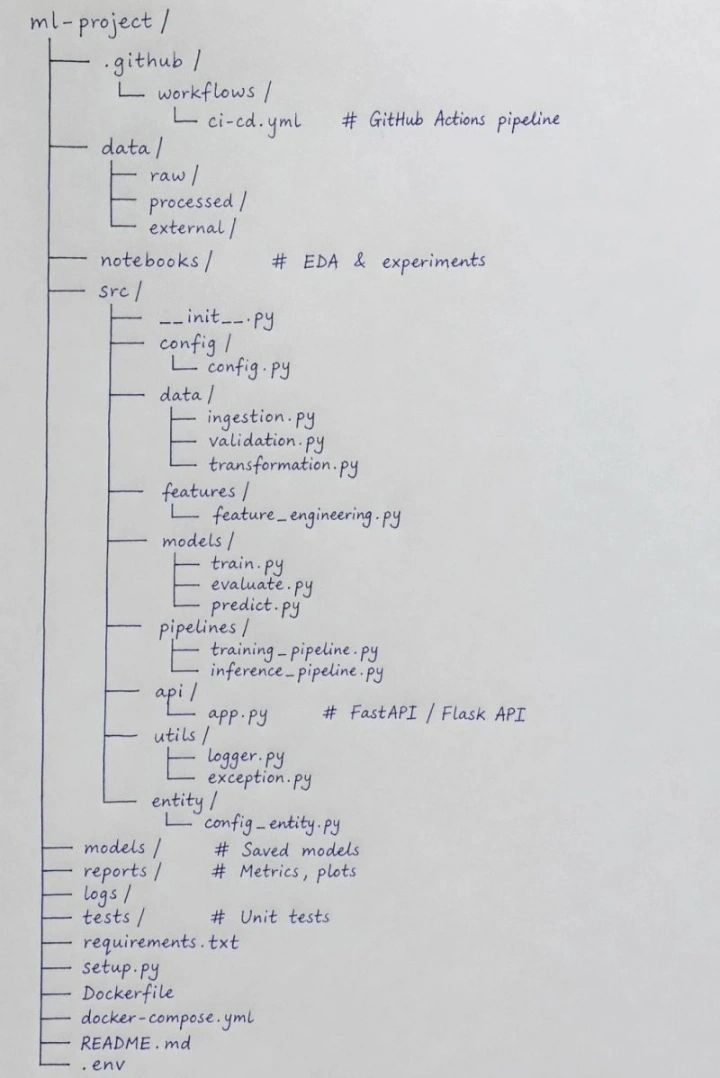
#> input picture 1777742595668.jpeg, 720 x 1078 px, found by its file name
$ jupyter execute --allow-errors Chapter5.ipynb
#> lines starting #> are read from the running program, lines starting #| are printed output that depends on the picture
# **CHAPTER 5: Support Vector Machines**

**SVM finds the separating line (or plane) that maximizes the distance between classes, and this line is determined only by the closest training points called support vectors.**

Remember for Exams

- Decision Boundary → The line separating classes.
- Margin → Distance between classes and the boundary.
- Large Margin Classification → Choosing the widest possible margin.
- Support Vectors → Closest data points to the boundary.
- Goal of SVM → Maximize the margin to improve generalization on unseen data.

## **Soft Margin Classification**

### **Easy Memory Trick**
- Hard Margin = Strict Teacher → No mistakes allowed.
- Soft Margin = Practical Teacher → A few mistakes are okay if overall performance is better.

| Feature                            | Hard Margin | Soft Margin    |
| ---------------------------------- | ----------- | -------------- |
| Misclassification Allowed?         | No          | Yes            |
| Handles Outliers?                  | Poorly      | Well           |
| Requires Perfectly Separable Data? | Yes         | No             |
| Generalization                     | Often Worse | Usually Better |
| Used in Practice?                  | Rarely      | Very Common    |

### **The C Parameter**

- The parameter C controls how strict the SVM is.

**Large C**
- Tries to classify every point correctly.
- Behaves more like Hard Margin.
- Smaller margin.
- More sensitive to outliers.

**Small C**
- Allows more violations.
- Wider margin.
- More tolerant of outliers.
- Better generalization in many cases.

The Trade-off: A bunch of points (the circled ones) end up sitting right inside the street. These are called margin violations.

[cell 1]
import numpy as np
import pandas as pd
from sklearn.preprocessing import StandardScaler
from sklearn.model_selection import train_test_split
from sklearn.svm import LinearSVC
from sklearn import datasets
from sklearn.pipeline import Pipeline

iris = datasets.load_iris()

X = iris['data'][:, (2,3)]
y = (iris["target"] == 2).astype(np.float64)

[cell 2]
svm_clf = Pipeline((
    ('scaler', StandardScaler()),
    ('LinearSVC', LinearSVC(C=1, loss='hinge'))
))

[cell 3]
svm_clf.fit(X, y)

[cell 4]
svm_clf.predict([[5.5, 1.7]])

## **Nonlinear SVM Classification**

[cell 5]
from sklearn.datasets import make_moons
from sklearn.pipeline import Pipeline
from sklearn.preprocessing import PolynomialFeatures


poly_svm_clf = Pipeline((
    ('poly_features', PolynomialFeatures(degree=3)),
    ('scaler', StandardScaler()),
    ('svm_clf', LinearSVC(C=0.10000, loss='hinge'))
))

poly_svm_clf.fit(X, y)

[cell 6]
import matplotlib.pyplot as plt

def plot_predictions(clf, axes):
    """Generates a grid of points and plots the decision boundary."""
    # 1. Create a dense grid of points over the feature space
    x0s = np.linspace(axes[0], axes[1], 100)
    x1s = np.linspace(axes[2], axes[3], 100)
    x0, x1 = np.meshgrid(x0s, x1s)

    # 2. Flatten the grid to pass through the pipeline
    X_grid = np.c_[x0.ravel(), x1.ravel()]

    # 3. Predict the class and get the raw decision scores
    y_pred = clf.predict(X_grid).reshape(x0.shape)
    y_decision = clf.decision_function(X_grid).reshape(x0.shape)

    # 4. Plot the filled decision regions (light blue/red tinted background)
    plt.contourf(x0, x1, y_pred, cmap=plt.cm.brg, alpha=0.2)

    # 5. Plot the solid decision boundary (where score = 0) and margins (where score = +/-1)
    plt.contour(x0, x1, y_decision, levels=[-1, 0, 1], alpha=0.8,
                linestyles=['--', '-', '--'], colors=['black', 'black', 'black'])

# --- How to use it with your data ---

# Set your plot limits based on your actual data ranges [xmin, xmax, ymin, ymax]
# For example, if you are using the moon dataset or iris petal data:
axes_limits = [X[:, 0].min() - 0.5, X[:, 0].max() + 0.5,
               X[:, 1].min() - 0.5, X[:, 1].max() + 0.5]

plt.figure(figsize=(8, 5))

# Plot your background decision boundary
plot_predictions(poly_svm_clf, axes_limits)

# Plot your actual scatter points on top
plt.scatter(X[y == 0, 0], X[y == 0, 1], marker="s", color="yellow", label="Class 0", edgecolors='k')
plt.scatter(X[y == 1, 0], X[y == 1, 1], marker="^", color="purple", label="Class 1", edgecolors='k')

plt.xlabel("Feature 1")
plt.ylabel("Feature 2")
plt.legend(loc="upper left")
plt.title(f"LinearSVC with Degree 3 Polynomial Features (C=100)")
plt.grid(True, linestyle='--', alpha=0.5)

plt.show()
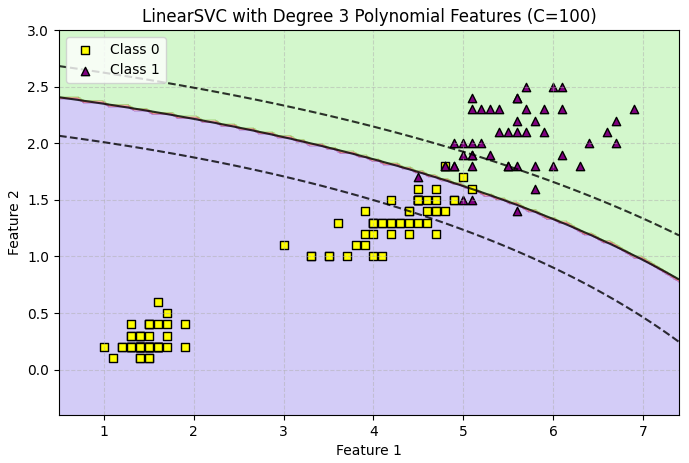
#> figure drawn by matplotlib, 1 panel

# **Polynomial Kernel**

[cell 7]
from sklearn.svm import SVC

poly_svc_clf = Pipeline((
    ('scaler', StandardScaler()),
    ('svm_clf', SVC(kernel='poly', degree=10, coef0=1, C=10))
))

poly_svc_clf.fit(X, y)

[cell 8]
# --- How to use it with your data ---

# Set your plot limits based on your actual data ranges [xmin, xmax, ymin, ymax]
# For example, if you are using the moon dataset or iris petal data:
axes_limits = [X[:, 0].min() - 0.5, X[:, 0].max() + 0.5,
               X[:, 1].min() - 0.5, X[:, 1].max() + 0.5]

plt.figure(figsize=(8, 5))

# Plot your background decision boundary
plot_predictions(poly_svc_clf, axes_limits)

# Plot your actual scatter points on top
plt.scatter(X[y == 0, 0], X[y == 0, 1], marker="s", color="yellow", label="Class 0", edgecolors='k')
plt.scatter(X[y == 1, 0], X[y == 1, 1], marker="^", color="purple", label="Class 1", edgecolors='k')

plt.xlabel("Feature 1")
plt.ylabel("Feature 2")
plt.legend(loc="upper left")
plt.title(f"SVC with Degree 3 Polynomial Features (C=5)")
plt.grid(True, linestyle='--', alpha=0.5)

plt.show()
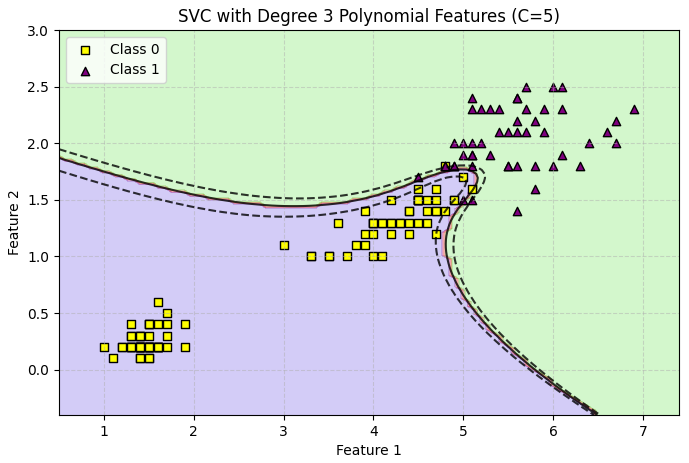
#> figure drawn by matplotlib, 1 panel

## **Adding Similarity Features Or Similarity Function**
- Another technique to tackle nonlinear problems is to add features computed using a similarity function that measures how much each instance resembles a particular landmark

Gaussian Radial Basis Function (RBF)
with γ

## **Gaussian RBF Kernel**

[cell 9]
rbf_kernel_svm_clf = Pipeline((
("scaler", StandardScaler()),
("svm_clf", SVC(kernel="rbf", gamma=5, C=1))
))
rbf_kernel_svm_clf.fit(X, y)

[cell 10]
# --- How to use it with your data ---

# Set your plot limits based on your actual data ranges [xmin, xmax, ymin, ymax]
# For example, if you are using the moon dataset or iris petal data:
axes_limits = [X[:, 0].min() - 0.5, X[:, 0].max() + 0.5,
               X[:, 1].min() - 0.5, X[:, 1].max() + 0.5]

plt.figure(figsize=(8, 5))

# Plot your background decision boundary
plot_predictions(rbf_kernel_svm_clf, axes_limits)

# Plot your actual scatter points on top
plt.scatter(X[y == 0, 0], X[y == 0, 1], marker="s", color="yellow", label="Class 0", edgecolors='k')
plt.scatter(X[y == 1, 0], X[y == 1, 1], marker="^", color="purple", label="Class 1", edgecolors='k')

plt.xlabel("Feature 1")
plt.ylabel("Feature 2")
plt.legend(loc="upper left")
plt.title(f"RBF Kernal with Gamma 5, Similarity Features (C=1)")
plt.grid(True, linestyle='--', alpha=0.5)

plt.show()
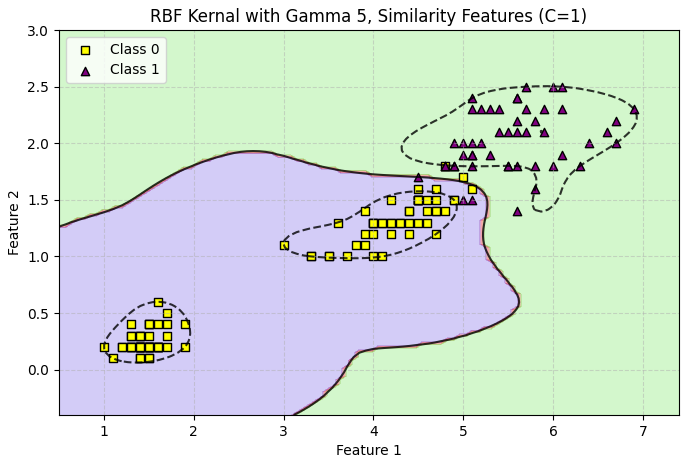
#> figure drawn by matplotlib, 1 panel

# **SVM Regression**

[cell 11]
print(X[95:105], "  ", y[95:105])

[cell 12]
from sklearn.svm import LinearSVR

svm_reg = LinearSVR(epsilon=1.5)
svm_reg.fit(X, y)

[cell 13]
import numpy as np
import matplotlib.pyplot as plt
from sklearn.pipeline import Pipeline
from sklearn.preprocessing import PolynomialFeatures, StandardScaler
from sklearn.svm import SVR

poly_svm_reg = Pipeline([
    ("poly_features", PolynomialFeatures(degree=2, include_bias=False)),
    ("scaler", StandardScaler()),
    ("svm_reg", SVR(kernel="linear", C=100, epsilon=0.1)) # Change C to 0.01 to see the right plot
])

poly_svm_reg.fit(X, y)

[cell 14]
def plot_svm_regression_2d(svm_reg, X, y, axes):
    """Plots a 2D dataset and overlays the SVR prediction surface as a contour."""
    # 1. Create a dense 2D grid covering both features
    x0s = np.linspace(axes[0], axes[1], 100)
    x1s = np.linspace(axes[2], axes[3], 100)
    x0, x1 = np.meshgrid(x0s, x1s)

    # 2. Combine them into a 2-column input matrix to satisfy the pipeline
    X_grid = np.c_[x0.ravel(), x1.ravel()]

    # 3. Predict y values across the entire grid surface
    y_pred = svm_reg.predict(X_grid).reshape(x0.shape)

    # 4. Extract epsilon to calculate the margin boundaries
    epsilon = svm_reg.named_steps["svm_reg"].epsilon

    # 5. Plot the prediction surface as filled contours (the darker the color, the higher the predicted y)
    contour = plt.contourf(x0, x1, y_pred, levels=20, cmap="twilight_r", alpha=0.6)
    plt.colorbar(contour, label="Predicted value ($\hat{y}$)")

    # 6. Scatter your actual data points on top (colored by their true 'y' value)
    scatter = plt.scatter(X[:, 0], X[:, 1], c=y.ravel(), s=50, cmap="twilight_r", edgecolors="k", linewidth=0.8)

    plt.axis(axes)
    plt.xlabel("Feature 1 ($x_1$)")
    plt.ylabel("Feature 2 ($x_2$)")
    plt.grid(True, linestyle="--", alpha=0.3)

# --- Execute the Updated Plotting ---
plt.figure(figsize=(9, 6))

# Define limits for both Feature 1 and Feature 2: [x1_min, x1_max, x2_min, x2_max]
axes_limits = [X[:, 0].min() - 0.5, X[:, 0].max() + 0.5,
               X[:, 1].min() - 0.5, X[:, 1].max() + 0.5]

plot_svm_regression_2d(poly_svm_reg, X, y, axes_limits)
plt.title(r"SVR 2D Prediction Surface (degree=2, $\epsilon=0.1$)")
plt.show()
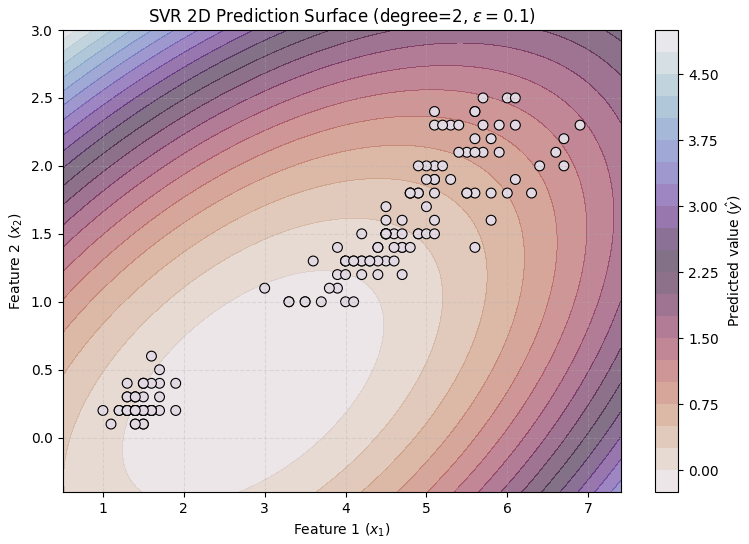
#> figure drawn by matplotlib, 2 panels

[cell 15]
import numpy as np
import matplotlib.pyplot as plt
from mpl_toolkits.mplot3d import Axes3D

# 1. Define the input data points
x_coords = np.array([1, 2, 3, 4, 5])
y_coords = np.array([2, 4, 6, 8, 10])
z_coords = np.array([3, 5, 7, 9, 11])

# 2. Create a grid for the 3D surface plot
X, Y = np.meshgrid(np.linspace(1, 5, 20), np.linspace(2, 10, 20))

# 3. Define a linear decision function plane h = w1*X + w2*Y + b
Z_plane = 1.5 * X + 0.2 * Y - 2.0

# 4. Set up the plot
fig = plt.figure(figsize=(10, 8))
ax = fig.add_subplot(111, projection='3d')

# 5. Plot the decision function surface (the grid plane)
surf = ax.plot_surface(X, Y, Z_plane, cmap='viridis', alpha=0.6,
                       edgecolor='white', linewidth=0.5)

# 6. Plot the reference zero-plane (the yellow/green flat plane where h=0)
Z_zero = np.zeros_like(X)
ax.plot_surface(X, Y, Z_zero, color='yellow', alpha=0.3, shade=False)

# 7. Highlight the Decision Boundary (where the two planes intersect: h = 0)
ax.contour(X, Y, Z_plane, levels=[0], colors=['white'], linewidths=3, linestyles='solid')

# 8. Highlight the Margin Boundaries (where h = 1 and h = -1)
ax.contour(X, Y, Z_plane, levels=[-1, 1], colors=['white'], linewidths=1.5, linestyles='dashed')

# 9. Plot data points dynamically matching sliced array shapes
ax.scatter(x_coords[:2], y_coords[:2], np.zeros_like(x_coords[:2]), color='white', marker='s', s=50, edgecolors='black', label='Class 1')
ax.scatter(x_coords[2:], y_coords[2:], np.zeros_like(x_coords[2:]), color='white', marker='^', s=50, edgecolors='black', label='Class 2')

# 10. Customizations & Styling
ax.set_xlabel('Petal length', fontsize=11, fontweight='bold', labelpad=10)
ax.set_ylabel('Petal width', fontsize=11, fontweight='bold', labelpad=10)
ax.set_zlabel('$h = \mathbf{w}^T\mathbf{x} + b$', fontsize=12, fontweight='bold', labelpad=10)
ax.set_title('Decision Function for the Dataset', fontsize=14, pad=20)

ax.set_facecolor('#1c1c1c')
fig.patch.set_facecolor('#1c1c1c')

ax.xaxis.set_pane_color((0.1, 0.1, 0.1, 1.0))
ax.yaxis.set_pane_color((0.1, 0.1, 0.1, 1.0))
ax.zaxis.set_pane_color((0.1, 0.1, 0.1, 1.0))

ax.tick_params(colors='white')
ax.xaxis.label.set_color('white')
ax.yaxis.label.set_color('white')
ax.zaxis.label.set_color('white')

ax.view_init(elev=20, azim=-60)

plt.show()
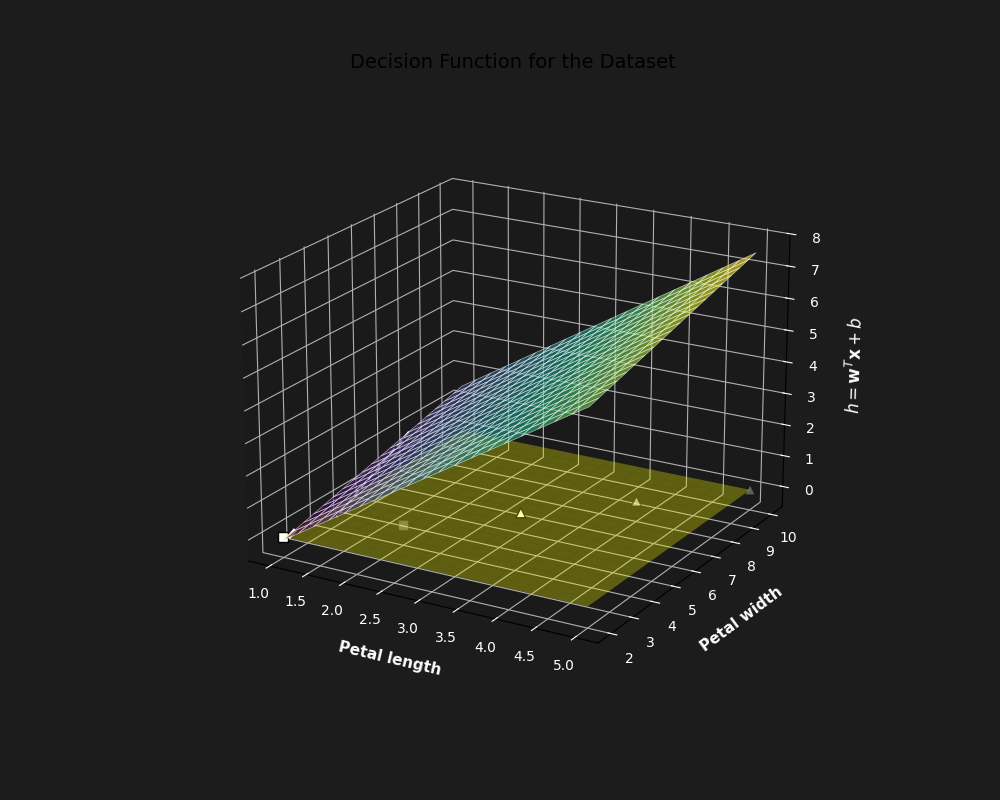
#> figure drawn by matplotlib, 1 panel

# **Exercises**

```
**1. What is the fundamental idea behind Support Vector Machines?**

**Ans: ** how we can sperate two class using the decesion boundary
s
```

```

2. What is a support vector?

Support vectors are the nearest training points to the decision boundary that define the SVM's margin and hyperplane.

```

```
3. Why is it important to scale the inputs when using SVMs?

SVM calculates distances and margins. If one feature has much larger values than another, it dominates the distance calculations and can produce a poor decision boundary.
```

```
4. Can an SVM classifier output a confidence score when it classifies an instance?
What about a probability?

SVM outputs a confidence score using the decision function but does not provide probabilities unless probability calibration is applied.
```

```
5. Should you use the primal or the dual form of the SVM problem to train a model
on a training set with millions of instances and hundreds of features?

Use the primal form for large datasets because it scales with the number of features, while the dual form becomes too slow as the number of training instances grows.

```

```
6. Say you trained an SVM classifier with an RBF kernel. It seems to underfit the
training set: should you increase or decrease γ (gamma)? What about C?

C controls regularization (margin vs errors), while gamma controls how far each data point influences the decision boundary in nonlinear SVMs.
```

9. Train an SVM classifier on the MNIST dataset. Since SVM classifiers are binary
classifiers, you will need to use one-versus-all to classify all 10 digits. You may
want to tune the hyperparameters using small validation sets to speed up the process. What accuracy can you reach?

[cell 16]
import pandas as pd
import numpy as np
import matplotlib.pyplot as plt
from sklearn.pipeline import Pipeline
from sklearn.svm import SVC, SVR, LinearSVC
from sklearn.preprocessing import StandardScaler

from sklearn.datasets import fetch_openml

from sklearn.datasets import fetch_openml

#> (the rest of this cell did not finish here and is left out)

#> (a cell that did not finish here is left out)

#> (a cell that did not finish here is left out)

#> (a cell that did not finish here is left out)

[cell 20]
from PIL import Image
import numpy as np

img = Image.open("/home/noneo/Codes/ML/MachineLearning/1777742595668.jpeg").convert('RGB')
#> img is the input picture: PIL image 720x1078 RGB; mean R, G, B 204.1, 204.6, 206.2
img_array = np.array(img)

[cell 21]
print(img_array)
#> (printed output is left out)

[cell 22]
R = img_array[:, :, 0]
G = img_array[:, :, 1]
B = img_array[:, :, 2]

[cell 23]
# 3. Display the original image
plt.figure(figsize=(5, 5))
plt.imshow(img_array)
plt.title("Original Image")
plt.axis("off")
plt.show()

[cell 24]
# [9 lines of commented-out code are left out]

[cell 25]
import matplotlib.pyplot as plt

# Method 1: Using matplotlib
fig, axes = plt.subplots(1, 4, figsize=(12, 4))

# Original image
axes[0].imshow(img_array)
axes[0].set_title('Original RGB')
axes[0].axis('off')

# Red channel
axes[1].imshow(R, cmap='Reds')
axes[1].set_title('Red Channel')
axes[1].axis('off')

# Green channel
axes[2].imshow(G, cmap='Greens')
axes[2].set_title('Green Channel')
axes[2].axis('off')

# Blue channel
axes[3].imshow(B, cmap='Blues')
axes[3].set_title('Blue Channel')
axes[3].axis('off')

plt.show()
